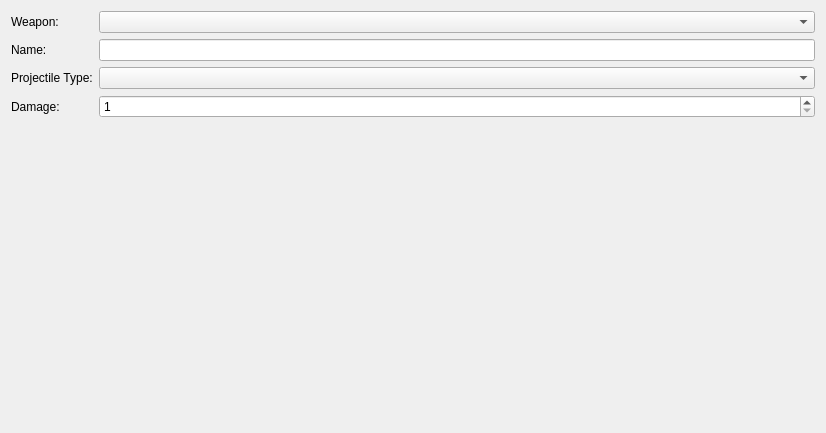
<?xml version="1.0" encoding="UTF-8"?>
<ui version="4.0">
 <class>weapon_edit</class>
 <widget class="QWidget" name="weapon_edit">
  <property name="geometry">
   <rect>
    <x>0</x>
    <y>0</y>
    <width>826</width>
    <height>433</height>
   </rect>
  </property>
  <property name="windowTitle">
   <string>Form</string>
  </property>
  <layout class="QGridLayout" name="gridLayout">
   <item row="0" column="0">
    <layout class="QGridLayout" name="gridLayout_7">
     <item row="0" column="0">
      <widget class="QLabel" name="label_20">
       <property name="text">
        <string>Weapon:</string>
       </property>
      </widget>
     </item>
     <item row="4" column="0">
      <spacer name="verticalSpacer_4">
       <property name="orientation">
        <enum>Qt::Vertical</enum>
       </property>
       <property name="sizeHint" stdset="0">
        <size>
         <width>20</width>
         <height>40</height>
        </size>
       </property>
      </spacer>
     </item>
     <item row="0" column="1">
      <widget class="QComboBox" name="weapon_select_combo"/>
     </item>
     <item row="1" column="0">
      <widget class="QLabel" name="label_21">
       <property name="text">
        <string>Name:</string>
       </property>
      </widget>
     </item>
     <item row="2" column="0">
      <widget class="QLabel" name="label_24">
       <property name="text">
        <string>Projectile Type:</string>
       </property>
      </widget>
     </item>
     <item row="2" column="1">
      <widget class="QComboBox" name="weapon_projectile_type"/>
     </item>
     <item row="1" column="1">
      <widget class="QLineEdit" name="weapon_name"/>
     </item>
     <item row="3" column="0">
      <widget class="QLabel" name="label_25">
       <property name="text">
        <string>Damage:</string>
       </property>
      </widget>
     </item>
     <item row="3" column="1">
      <widget class="QSpinBox" name="weapon_damage">
       <property name="minimum">
        <number>1</number>
       </property>
      </widget>
     </item>
    </layout>
   </item>
  </layout>
 </widget>
 <resources/>
 <connections/>
</ui>
